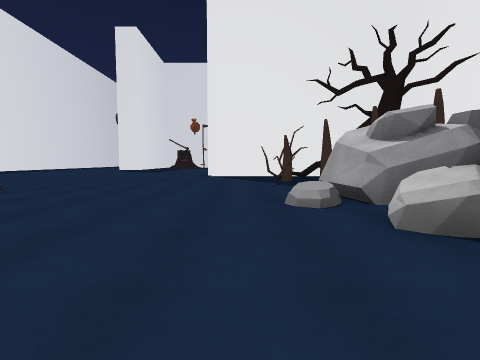
[1] (above)

16 first-person views from a walk through a 3-D level made in the Unity game engine. The camera is 1.2 m above the floor, tilts 4° down and sees 85° across. The floor is counted in squares, 2 m on a side. Each view is taken from the middle of a square. On the plan, view 1 faces up. The plan holds only what a view shows up to about 9 squares ahead; the rest is blank. The place goes on beyond the plan. The player character is not drawn.

[2]
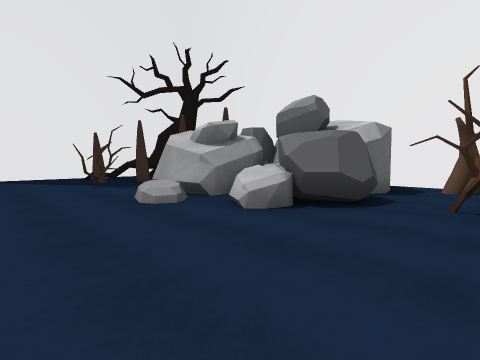

[3]
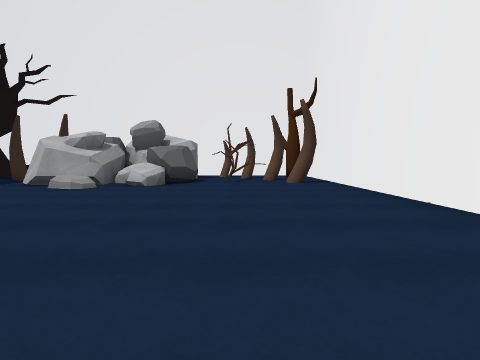

[4]
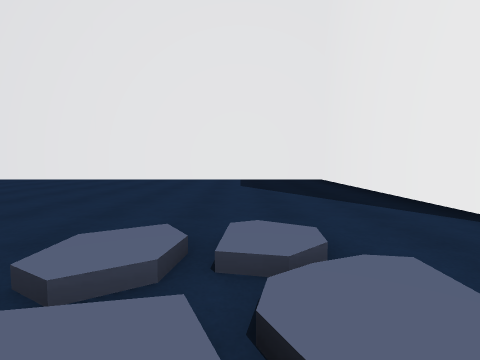

[5]
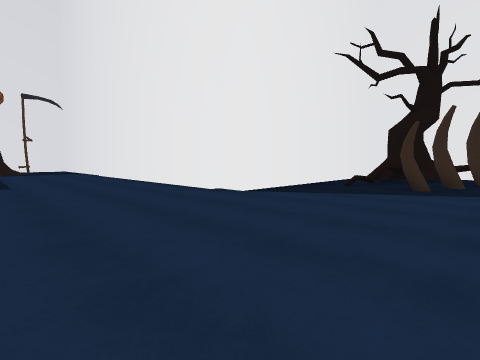

[6]
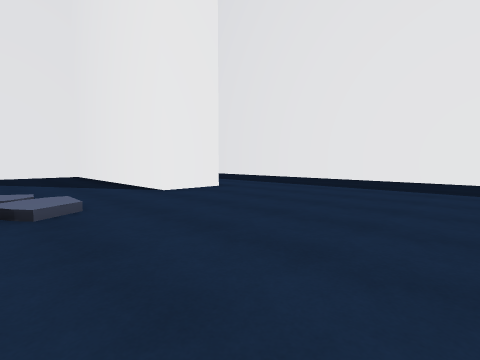

[7]
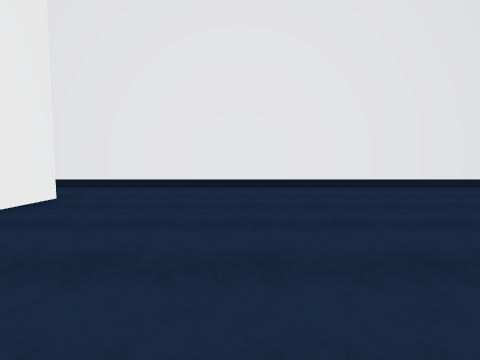

[8]
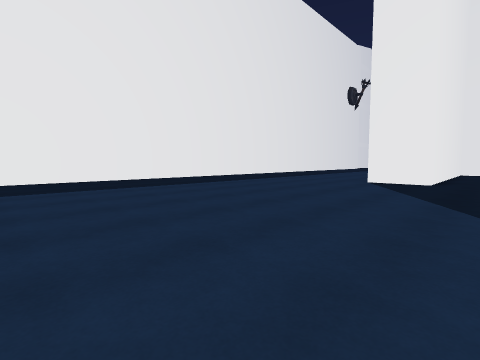

[9]
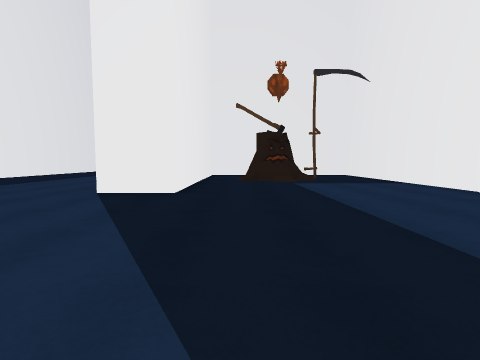

[10]
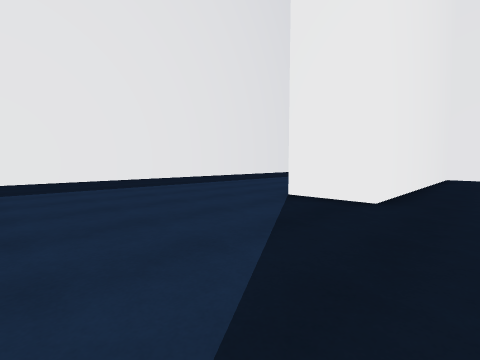

[11]
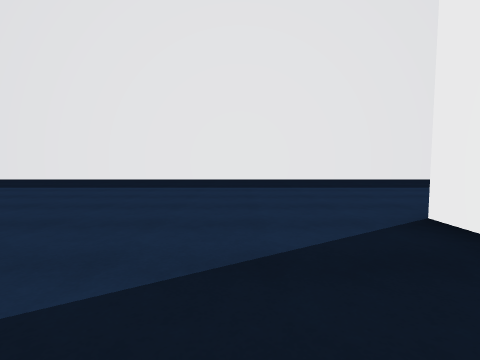

[12]
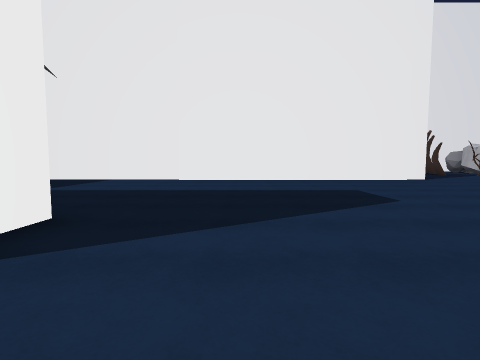

[13]
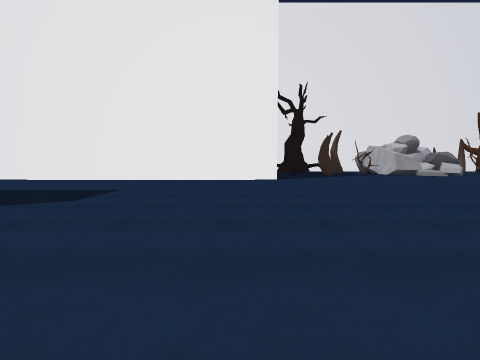

[14]
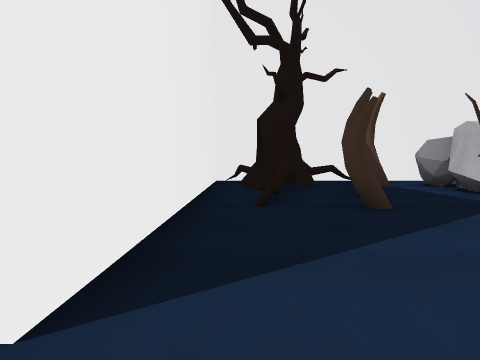

[15]
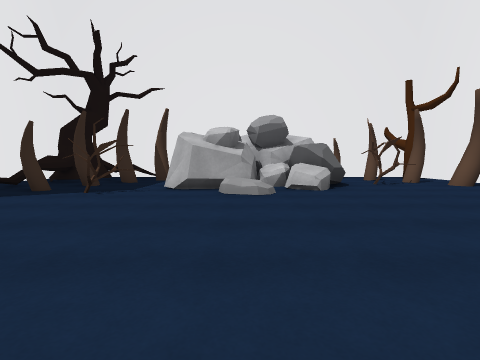

[16]
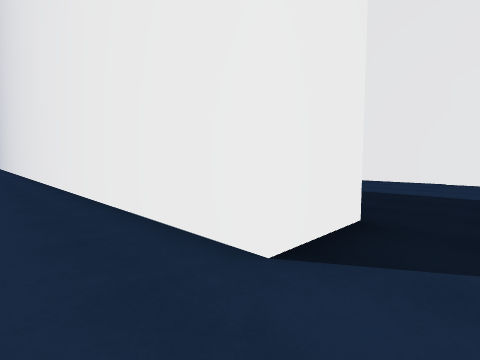

### Floor plan
Key: @ floor where view 1 was taken; # wall or solid block; . floor; / step, stairs or slope; = window, fence, low wall or low ledge; T tree; R rock; O other object.
Columns run from 15 left of view 1 to 6 right of it. Each row starts with its distance up from view 1.
 23 #......#..##..#
 22 #......#..#...#
 21 #......#......#
 20 #......#......#
 19 #.............#
 18 #.............#
 17 #.............#
 16 #.............#
 15 #.............#
 14 #.............#
 13 #.............#
 12 #.............#
 11 #.............########
 10 #...................T#
  9 #.................T#T#
  8 #................###T#
  7 #...............O =###
  6 #......../......OOOR##
  5 #.......///......ORRR#
  4 #....##..//.....ROORO#
  3 #.... #..........OOROO
  2 #...  #..........RRRO#
  1 #.    #...........R.##
  0       #........@..O=##
 -1       #............##
 -2       #...........##
 -3       ###############

Where each view was taken, in squares from view 1:
view 1: 0 up, 0 right, facing up
view 2: 0 up, 1 left, facing up-right
view 3: 0 up, 5 left, facing right
view 4: 6 up, 6 left, facing down
view 5: 7 up, 5 left, facing up-right
view 6: 9 up, 6 left, facing down-left
view 7: 7 up, 6 left, facing left
view 8: 11 up, 6 left, facing up-left
view 9: 14 up, 6 left, facing up
view 10: 15 up, 6 left, facing up-left
view 11: 17 up, 6 left, facing left
view 12: 17 up, 10 left, facing right
view 13: 12 up, 10 left, facing right
view 14: 10 up, 2 left, facing right
view 15: 4 up, 4 left, facing right
view 16: 18 up, 10 left, facing up-right
